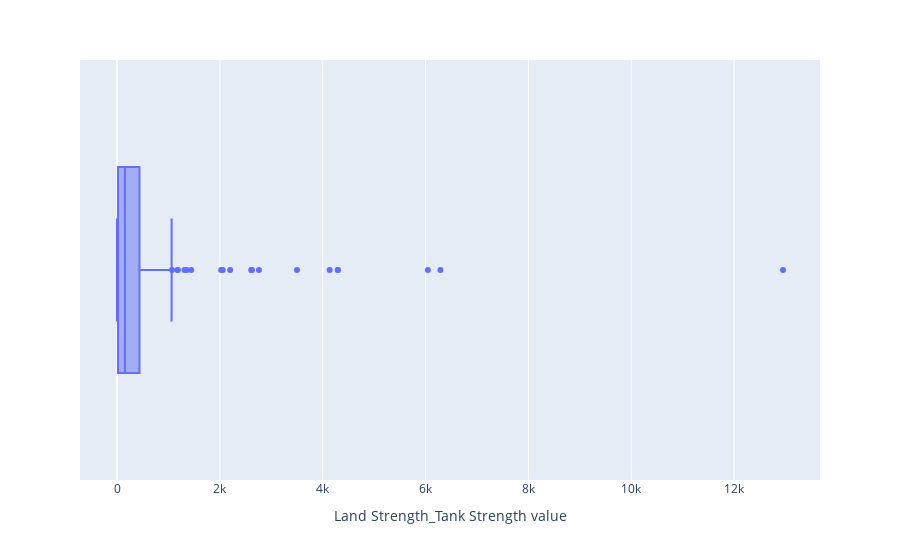

This figure's notebook cell:
### Code cell
fig = px.box(df, x = df["Land Strength_Tank Strength value"],
             hover_name=df["2020 ranking_country"])

fig.show()

### Figure 1 — Plotly figure (JSON) as saved in the notebook; plotly's stock layout.template omitted (floating-point values rounded to 4 significant figures; data arrays with more than 128 entries replaced by an {"elided": "..."} marker saying what was removed)
{"data": [{"alignmentgroup": "True", "hovertemplate": "<b>%{hovertext}</b><br><br>Land Strength_Tank Strength value=%{x}<extra></extra>", "hovertext": {"elided": "138 str values"}, "legendgroup": "", "marker": {"color": "#636efa"}, "name": "", "notched": false, "offsetgroup": "", "orientation": "h", "showlegend": false, "type": "box", "x": {"elided": "138 int values"}, "x0": " ", "xaxis": "x", "y0": " ", "yaxis": "y"}], "layout": {"boxmode": "group", "legend": {"tracegroupgap": 0}, "margin": {"t": 60}, "xaxis": {"anchor": "y", "domain": [0, 1], "title": {"text": "Land Strength_Tank Strength value"}}, "yaxis": {"anchor": "x", "domain": [0, 1]}}}
